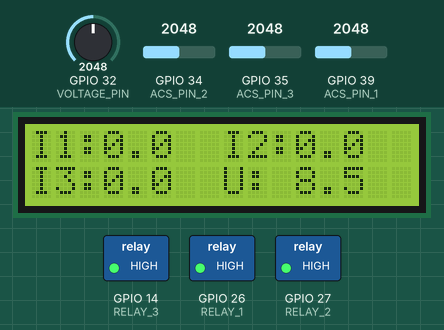
A sketch run on a simulated ESP32. On the bench: 16×2 character LCD, switched loads named in the sketch (green lamp = pin HIGH). The test bench sets the inputs (shaded band); at power-on: GPIO 34 (ACS_PIN_2) = 2048, GPIO 35 (ACS_PIN_3) = 2048, GPIO 39 (ACS_PIN_1) = 2048, GPIO 32 (VOLTAGE_PIN) = 2048. WiFi joins after 1.5 s; servers stay silent unless stated; network time is answered at once with the bench clock; the local clock reads 2024-03-15 10:24:30 at power-on unless the sketch sets it; what the sketch prints to the serial monitor is not drawn.

Above: at 3.0 s.
3.1 s: GPIO 34 (ACS_PIN_2) set to 2866
At 4.4 s:
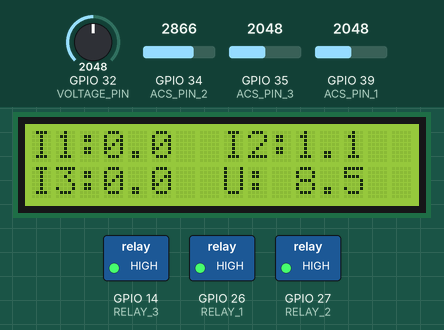
5.5 s: GPIO 35 (ACS_PIN_3) set to 2866
At 7.2 s:
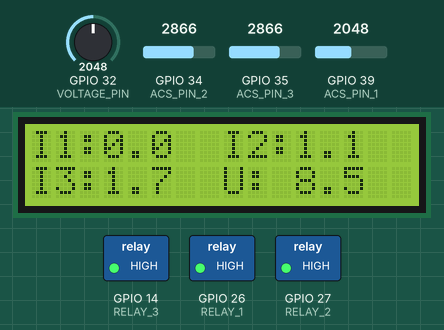
7.6 s: GPIO 39 (ACS_PIN_1) set to 2866
At 8.8 s:
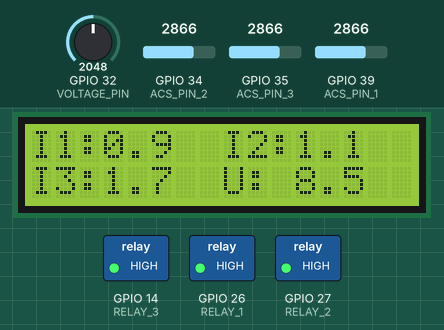
9.7 s: GPIO 32 (VOLTAGE_PIN) set to 2866
At 11.5 s:
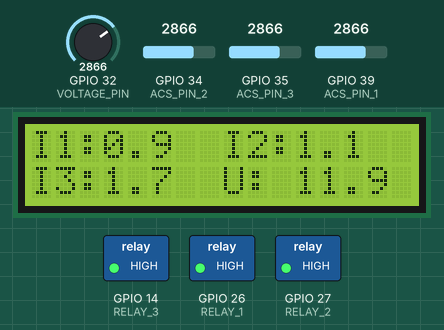
11.8 s: GPIO 34 (ACS_PIN_2) set to 3972
At 13.3 s:
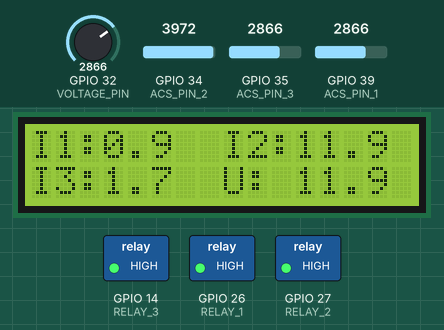
13.9 s: GPIO 35 (ACS_PIN_3) set to 3972
At 15.0 s:
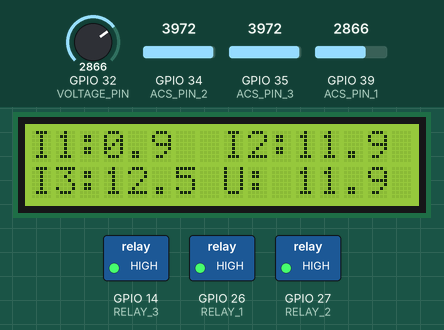
Timing chart, 0 to 16.9 s (numbered marks = the images above; inputs shaded):
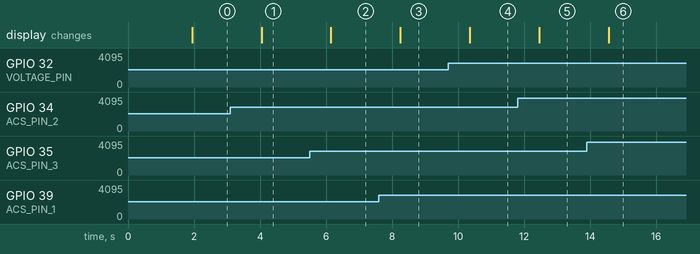

The sketch:

DO_DONG_DC.ino
```cpp
#include <Wire.h>
#include <LiquidCrystal_I2C.h>
#include <WiFi.h>
#include <NTPClient.h>
#include <WiFiUdp.h>
#include <TimeLib.h>
#define BLYNK_PRINT Serial
#include <BlynkSimpleEsp32.h>
#define ACS_PIN_1 39  // Chân analog của cảm biến ACS712 cho thiết bị 1
#define ACS_PIN_2 34  // Chân analog của cảm biến ACS712 cho thiết bị 2
#define ACS_PIN_3 35  // Chân analog của cảm biến ACS712 cho thiết bị 3
#define VOLTAGE_PIN 32  // Chân analog của cảm biến áp

#define RELAY_1 26  // Chân kết nối relay cho thiết bị 1
#define RELAY_2 27 // Chân kết nối relay cho thiết bị 2
#define RELAY_3 14 // Chân kết nối relay cho thiết bị 3

char auth[] = "ipWvfP56X18ULHq2-okdj5-1jW1yCPpH";
char ssid[] = "Thu Thao";
char pass[] = "12052002";

WiFiUDP ntpUDP;
// Define NTP client
NTPClient timeClient(ntpUDP, "pool.ntp.org", 7* 3600); // UTC+7

LiquidCrystal_I2C lcd(0x27, 16, 2);  // Địa chỉ I2C của LCD và kích thước 16x2

const float maxCurrent = 1.5;  // Đặt giá trị dòng tối đa cho việc so sánh
float P1, P2, P3, U,TONG;
void setup() {
  Serial.begin(9600);
  lcd.init();
  lcd.backlight();
  pinMode(ACS_PIN_1, INPUT);
  pinMode(ACS_PIN_2, INPUT);
  pinMode(ACS_PIN_3, INPUT);
  pinMode(RELAY_1, OUTPUT);
  pinMode(RELAY_2, OUTPUT);
  pinMode(RELAY_3, OUTPUT);
  digitalWrite(RELAY_1, HIGH);
  digitalWrite(RELAY_2, HIGH);
  digitalWrite(RELAY_3, HIGH);
  Blynk.begin(auth, ssid, pass,"blynk-server.com",8080);
  timeClient.begin();
  timeClient.update();
}
int currentHour;
long kk;
void loop() {
  timeClient.update();
  // Get the hour from the tm structure
  currentHour = timeClient.getHours();
//  displayDateTime();
  float voltage = analogRead(VOLTAGE_PIN);
  voltage = (voltage/4095)*17; // Đo điện áp sử dụng cảm biến áp
  U = voltage;
  int value1 = analogRead(ACS_PIN_1);     // Ta sẽ đọc giá trị hiệu điện thế của cảm biến
  float  current_1 = (value1 / 4095.0) * 40.0;  // Bây giờ ta chỉ cần tính ra giá trị dòng điện
  current_1 = current_1 - 27.1;

  int value2 = analogRead(ACS_PIN_2);     // Ta sẽ đọc giá trị hiệu điện thế của cảm biến
  float  current_2 = (value2 / 4095.0) * 40.0;  // Bây giờ ta chỉ cần tính ra giá trị dòng điện
  current_2 = current_2 - 26.9 ;

  int value3 = analogRead(ACS_PIN_3);     // Ta sẽ đọc giá trị hiệu điện thế của cảm biến
  float  current_3 = (value3 / 4095.0) * 40.0;  // Bây giờ ta chỉ cần tính ra giá trị dòng điện
  current_3 = current_3 - 26.25;

  if(current_1 <= 0) current_1 = 0;
  if(current_2 <= 0) current_2 = 0;
  if(current_3 <= 0) current_3 = 0;
  P1 = current_1 * U;
  P2 = current_2 * U;
  P3 = current_3 * U;
  TONG = P1 + P2 + P3;
  Blynk.virtualWrite(V0,  U);
  Blynk.virtualWrite(V1,  current_1);
  Blynk.virtualWrite(V2,  current_2);
  Blynk.virtualWrite(V3,  current_3);
  Blynk.virtualWrite(V4,  P1);
  Blynk.virtualWrite(V5,  P2);
  Blynk.virtualWrite(V6,  P3);
  Blynk.virtualWrite(V7,  TONG);
  Serial.print(value1);
  Serial.print(" ");
  Serial.print(value2);
  Serial.print(" ");
  Serial.print(value3);
  Serial.println(" ");
  // Hiển thị dòng và điện áp lên LCD
  lcd.setCursor(0, 0);
  lcd.print("I1:     ");
  lcd.setCursor(3, 0);
  lcd.print(current_1, 1);

  lcd.setCursor(8, 0);
  lcd.print("I2:     ");
  lcd.setCursor(11, 0);
  lcd.print(current_2, 1);

  lcd.setCursor(0, 1);
  lcd.print("I3:     ");
  lcd.setCursor(3, 1);
  lcd.print(current_3, 1);

  lcd.setCursor(8, 1);
  lcd.print("U:      ");
  lcd.setCursor(11, 1);
  lcd.print(voltage, 1);

  Serial.println(currentHour);
  // Kiểm tra và ngắt thiết bị nếu dòng vượt quá giá trị đặt trong khoảng cao điểm
  if (currentHour >= 18 && currentHour < 23) {
    Serial.println("GIO CAO DIEM");
    if((current_1 + current_2 + current_3) >= maxCurrent){
      Serial.println("CONG SUAT DUNG QUA CAO TRONG GIO CAO DIEM");
      if((current_1 > current_2) && (current_1 > current_3)){
        digitalWrite(RELAY_1, LOW);
      }
      if((current_2 > current_3) && (current_2 > current_1)){
        digitalWrite(RELAY_2, LOW);
      }
      if((current_3 > current_2) && (current_3 > current_1)){
        digitalWrite(RELAY_3, LOW);
      }
    }
  }

  delay(1000);  // Đợi 1 giây trước khi đọc lại
}
/*
void connectToWiFi() {
  Serial.println("Connecting to WiFi");
  WiFi.begin(ssid, password);

  while (WiFi.status() != WL_CONNECTED) {
    delay(1000);
    Serial.println("Connecting to WiFi...");
  }

  Serial.println("Connected to WiFi");
}
/*
void displayDateTime() {
  lcd.clear();
  lcd.print("Time: ");
  lcd.print(timeClient.getFormattedTime());
}
*/
```

Measured:
- after the input at 3.1 s, the display: changes after 0.95 s (image 1)
- after the input at 5.5 s, the display: changes after 0.65 s (image 2)
- after the input at 7.6 s, the display: changes after 0.65 s (image 3)
- after the input at 9.7 s, the display: changes after 0.65 s (image 4)
- after the input at 11.8 s, the display: changes after 0.65 s (image 5)
- after the input at 13.9 s, the display: changes after 0.65 s (image 6)
